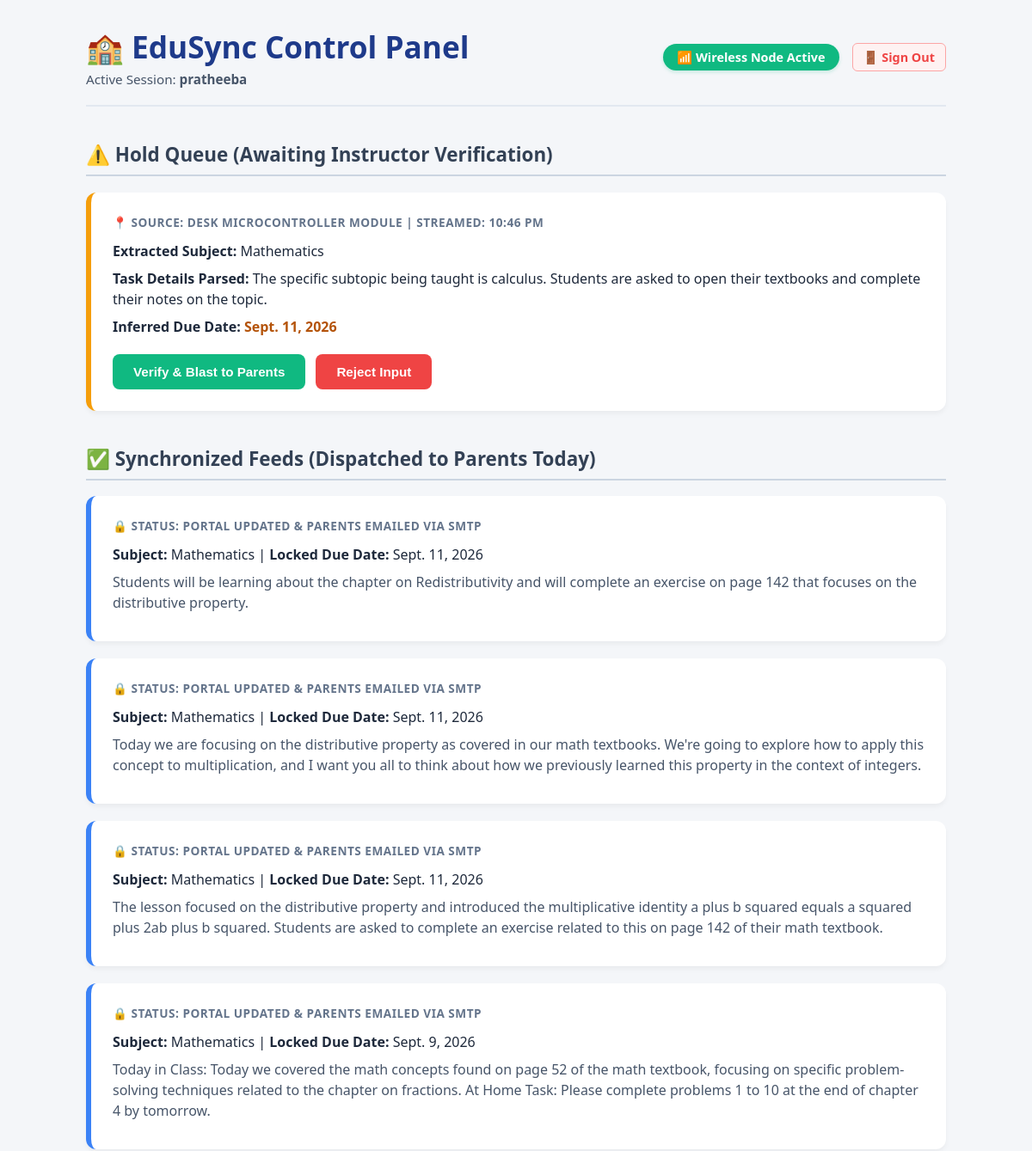
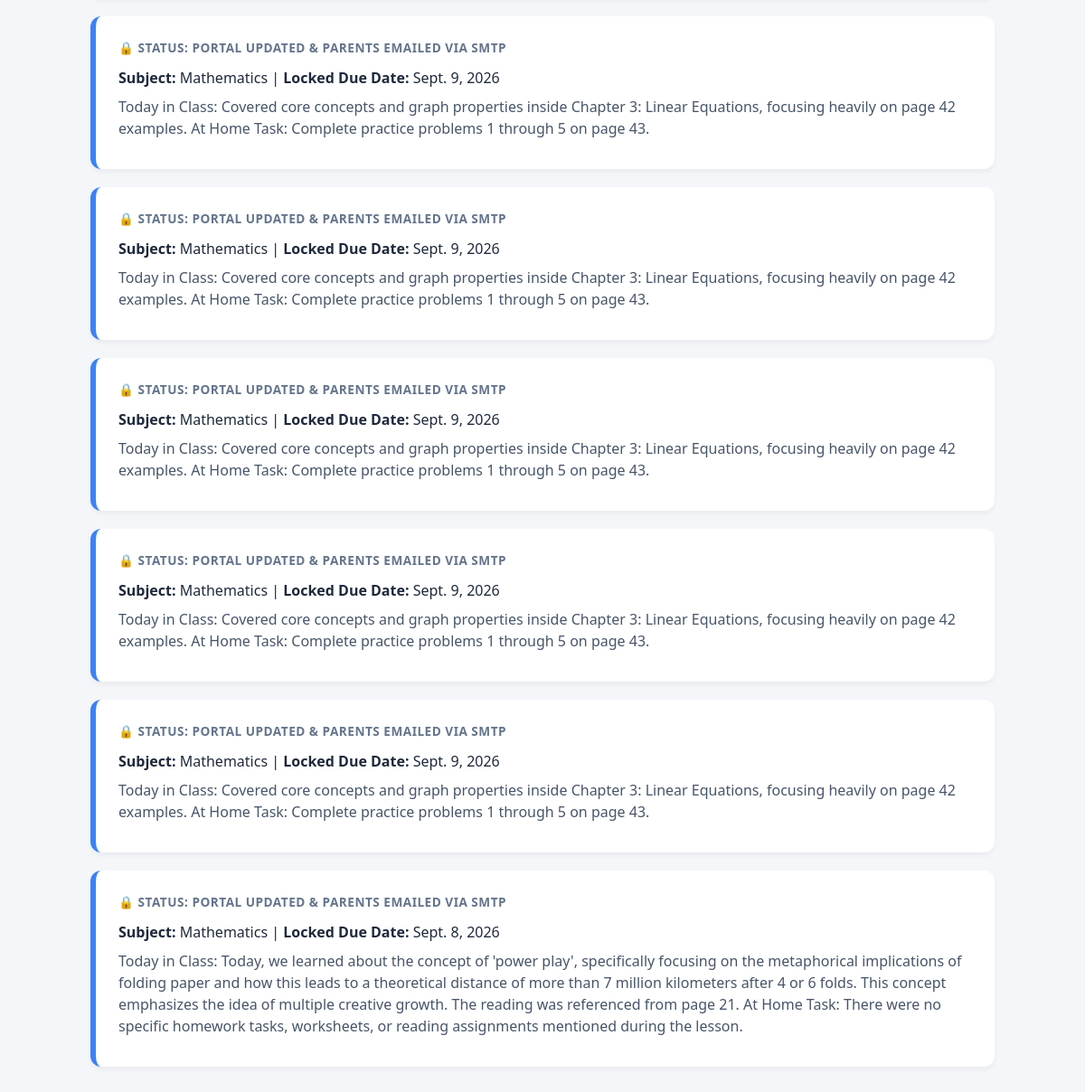
The page /dashboard/ (signed in) on the database its author committed (2 pictures, top to bottom).
### server_config/models.py (models this page shows, shortened)
class Assignment(models.Model):
    STATUS_CHOICES = [
        ('PENDING', 'Pending Review'),
        ('VERIFIED', 'Verified & Synced'),
    ]
    teacher = models.ForeignKey(User, on_delete=models.CASCADE, related_name='assignments', null=True, blank=True)
    subject = models.CharField(max_length=100, default="General Study")
    task_details = models.TextField()
    due_date = models.DateField()
    status = models.CharField(max_length=20, choices=STATUS_CHOICES, default='PENDING')
    created_at = models.DateTimeField(auto_now_add=True)

### server_config/views.py (the view)
# urls.py: path('dashboard/', views.teacher_dashboard_view, name='teacher_dashboard'),
@login_required(login_url='teacher_login')
def teacher_dashboard_view(request):
    current_username = request.user.username.lower()
    assigned_subject = None
    for key, data in TEACHER_SUBJECT_MAP.items():
        if key in current_username or current_username in key:
            assigned_subject = data.get("subject")
            break
    if request.user.is_superuser or current_username == 'admin':
        pending_assignments = Assignment.objects.filter(status="PENDING").order_by("-created_at")
        verified_assignments = Assignment.objects.filter(status__in=["VERIFIED", "SENT"]).order_by("-created_at")
    elif assigned_subject:
        pending_assignments = Assignment.objects.filter(
            status="PENDING"
        ).filter(
            subject__iexact=assigned_subject
        ) | Assignment.objects.filter(
            status="PENDING", subject="General Study"
        )
        pending_assignments = pending_assignments.order_by("-created_at")
        verified_assignments = Assignment.objects.filter(
            subject__iexact=assigned_subject,
            status__in=["VERIFIED", "SENT"]
        ).order_by("-created_at")
    else:
        pending_assignments = Assignment.objects.filter(status="PENDING").order_by("-created_at")
        verified_assignments = Assignment.objects.filter(status__in=["VERIFIED", "SENT"]).order_by("-created_at")
    registered_parents = ParentRegistry.objects.all().order_by("email")
    transaction_logs = Assignment.objects.all().order_by("-created_at")[:20]
    context = {
        "pending_assignments": pending_assignments,
        "verified_assignments": verified_assignments,
        "registered_parents": registered_parents,
        "transaction_logs": transaction_logs,
        "assigned_subject": assigned_subject or "All Subjects",
    }
    return render(request, "dashboard.html", context)

### templates/dashboard.html (shortened to what this page needs)
<!DOCTYPE html>
<html lang="en">
<head>
</head>
<body>
    <div class="container">
        <header>
            <div>
                <h1>🏫 EduSync Control Panel</h1>
                <p style="margin: 4px 0 0 0; color: #475569; font-size: 0.95em;">
                    Active Session: <strong>{{ request.user.username }}</strong>
                </p>
            </div>
            <div style="display: flex; align-items: center; gap: 15px;">
                <div class="status-badge">📶 Wireless Node Active</div>
                <a href="{% url 'teacher_logout' %}" style="color: #ef4444; font-weight: 600; text-decoration: none; font-size: 0.9em; padding: 6px 12px; border: 1px solid #fca5a5; border-radius: 6px; background: #fef2f2; transition: background 0.2s;">🚪 Sign Out</a>
            </div>
        </header>
        <div class="queue-section">
            <h2>⚠️ Hold Queue (Awaiting Instructor Verification)</h2>
            {% for task in pending_assignments %}
            <div class="card unverified">
                <div class="meta-line">📍 Source: Desk Microcontroller Module | Streamed: {{ task.created_at|date:"g:i A" }}</div>
                <div class="data-row"><strong>Extracted Subject:</strong> {{ task.subject }}</div>
                <div class="data-row"><strong>Task Details Parsed:</strong> {{ task.task_details }}</div>
                <div class="data-row"><strong>Inferred Due Date:</strong> <span style="color: #b45309; font-weight: 600;">{{ task.due_date }}</span></div>
                <div class="btn-group">
                    <button class="btn-approve" onclick="verifyAssignment({{ task.id }}, this.parentElement.parentElement)">Verify & Blast to Parents</button>
                    <button class="btn-deny" onclick="rejectAssignment({{ task.id }}, this.parentElement.parentElement)">Reject Input</button>
                </div>
            </div>
            {% empty %}
            <p class="empty-msg">No unverified vocal assets inside the execution matrix buffer.</p>
            {% endfor %}
        </div>
        <div class="queue-section">
            <h2>✅ Synchronized Feeds (Dispatched to Parents Today)</h2>
            {% for task in verified_assignments %}
            <div class="card">
                <div class="meta-line">🔒 Status: Portal Updated & Parents Emailed via SMTP</div>
                <div class="data-row"><strong>Subject:</strong> {{ task.subject }} | <strong>Locked Due Date:</strong> {{ task.due_date }}</div>
                <div class="data-row" style="color: #475569;">{{ task.task_details }}</div>
            </div>
            {% empty %}
            <p style="color: #94a3b8; font-size: 0.95em;">No verified data transactions executed during this school day parameter block.</p>
            {% endfor %}
        </div>
    </div>
</body>
</html>

### templates/dashboard.html (style rules this page uses)
body { font-family: 'Segoe UI', Tahoma, Geneva, Verdana, sans-serif; background-color: #f4f6f9; margin: 0; padding: 30px; color: #1e293b; }
.container { max-width: 1000px; margin: 0 auto; }
header { display: flex; justify-content: space-between; align-items: center; padding-bottom: 20px; border-bottom: 2px solid #e2e8f0; }
h1 { color: #1e3a8a; margin: 0; font-size: 2.2em; }
.status-badge { background-color: #10b981; color: white; padding: 6px 16px; border-radius: 20px; font-weight: bold; font-size: 0.9em; box-shadow: 0 2px 4px rgba(16,185,129,0.2); }
.queue-section { margin-top: 40px; }
h2 { color: #334155; font-size: 1.4em; border-bottom: 2px solid #cbd5e1; padding-bottom: 8px; }
.card { background: white; border-radius: 12px; box-shadow: 0 4px 6px -1px rgba(0,0,0,0.05); padding: 25px; margin-bottom: 20px; border-left: 6px solid #3b82f6; position: relative; transition: opacity 0.3s, transform 0.2s; }
.card.unverified { border-left-color: #f59e0b; }
.meta-line { color: #64748b; font-size: 0.85em; font-weight: 600; margin-bottom: 12px; text-transform: uppercase; letter-spacing: 0.5px; }
.data-row { margin-bottom: 8px; line-height: 1.5; }
.btn-group { display: flex; gap: 12px; margin-top: 20px; }
button { border: none; padding: 12px 24px; border-radius: 8px; font-weight: 600; cursor: pointer; font-size: 0.95em; transition: background-color 0.2s; }
.btn-approve { background-color: #10b981; color: white; }
.btn-deny { background-color: #ef4444; color: white; }

### rows shown on the page
Assignment: created_at "10:46 PM", subject "Mathematics", task_details "The specific subtopic being taught is calculus. Students are asked to open their textbooks and complete their notes on the topic.", due_date "Sept. 11, 2026"
Assignment: subject "Mathematics", due_date "Sept. 11, 2026", task_details "Students will be learning about the chapter on Redistributivity and will complete an exercise on page 142 that focuses on the distributive property."
Assignment: subject "Mathematics", due_date "Sept. 11, 2026", task_details "Today we are focusing on the distributive property as covered in our math textbooks. We're going to explore how to apply this concept to multiplication, and I want you all to think about how we previously learned this property in the context of integers."
Assignment: subject "Mathematics", due_date "Sept. 11, 2026", task_details "The lesson focused on the distributive property and introduced the multiplicative identity a plus b squared equals a squared plus 2ab plus b squared. Students are asked to complete an exercise related to this on page 142 of their math textbook."
Assignment: subject "Mathematics", due_date "Sept. 9, 2026", task_details "Today in Class: Today we covered the math concepts found on page 52 of the math textbook, focusing on specific problem-solving techniques related to the chapter on fractions. At Home Task: Please complete problems 1 to 10 at the end of chapter 4 by tomorrow."
Assignment: subject "Mathematics", due_date "Sept. 9, 2026", task_details "Today in Class: Covered core concepts and graph properties inside Chapter 3: Linear Equations, focusing heavily on page 42 examples. At Home Task: Complete practice problems 1 through 5 on page 43."
Assignment: subject "Mathematics", due_date "Sept. 9, 2026", task_details "Today in Class: Covered core concepts and graph properties inside Chapter 3: Linear Equations, focusing heavily on page 42 examples. At Home Task: Complete practice problems 1 through 5 on page 43."
Assignment: subject "Mathematics", due_date "Sept. 9, 2026", task_details "Today in Class: Covered core concepts and graph properties inside Chapter 3: Linear Equations, focusing heavily on page 42 examples. At Home Task: Complete practice problems 1 through 5 on page 43."
Assignment: subject "Mathematics", due_date "Sept. 9, 2026", task_details "Today in Class: Covered core concepts and graph properties inside Chapter 3: Linear Equations, focusing heavily on page 42 examples. At Home Task: Complete practice problems 1 through 5 on page 43."
Assignment: subject "Mathematics", due_date "Sept. 9, 2026", task_details "Today in Class: Covered core concepts and graph properties inside Chapter 3: Linear Equations, focusing heavily on page 42 examples. At Home Task: Complete practice problems 1 through 5 on page 43."
Assignment: subject "Mathematics", due_date "Sept. 8, 2026", task_details "Today in Class: Today, we learned about the concept of 'power play', specifically focusing on the metaphorical implications of folding paper and how this leads to a theoretical distance of more than 7 million kilometers after 4 or 6 folds. This concept emphasizes the idea of multiple creative growth. The reading was referenced from page 21. At Home Task: There were no specific homework tasks, worksheets, or reading assignments mentioned during the lesson."

### other values the page prints
{{ request.user.username }} "pratheeba"
